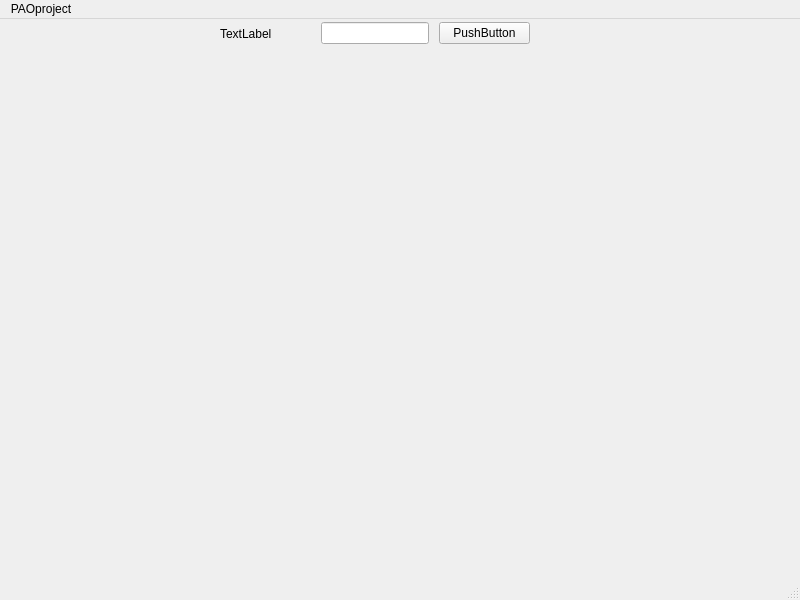
<?xml version="1.0" encoding="UTF-8"?>
<ui version="4.0">
 <class>MainWindow</class>
 <widget class="QMainWindow" name="MainWindow">
  <property name="geometry">
   <rect>
    <x>0</x>
    <y>0</y>
    <width>800</width>
    <height>600</height>
   </rect>
  </property>
  <property name="windowTitle">
   <string>MainWindow</string>
  </property>
  <widget class="QWidget" name="centralwidget">
   <property name="mouseTracking">
    <bool>false</bool>
   </property>
   <widget class="QWidget" name="">
    <property name="geometry">
     <rect>
      <x>220</x>
      <y>0</y>
      <width>310</width>
      <height>29</height>
     </rect>
    </property>
    <layout class="QHBoxLayout" name="horizontalLayout">
     <property name="spacing">
      <number>10</number>
     </property>
     <property name="leftMargin">
      <number>0</number>
     </property>
     <property name="topMargin">
      <number>0</number>
     </property>
     <item>
      <widget class="QLabel" name="label">
       <property name="text">
        <string>TextLabel</string>
       </property>
      </widget>
     </item>
     <item alignment="Qt::AlignLeft">
      <widget class="QLineEdit" name="lineEdit"/>
     </item>
     <item>
      <widget class="QPushButton" name="pushButton">
       <property name="text">
        <string>PushButton</string>
       </property>
      </widget>
     </item>
    </layout>
   </widget>
  </widget>
  <widget class="QMenuBar" name="menubar">
   <property name="geometry">
    <rect>
     <x>0</x>
     <y>0</y>
     <width>800</width>
     <height>22</height>
    </rect>
   </property>
   <widget class="QMenu" name="menuPAOproject">
    <property name="title">
     <string>PAOproject</string>
    </property>
   </widget>
   <addaction name="menuPAOproject"/>
  </widget>
  <widget class="QStatusBar" name="statusbar"/>
 </widget>
 <resources/>
 <connections/>
</ui>
